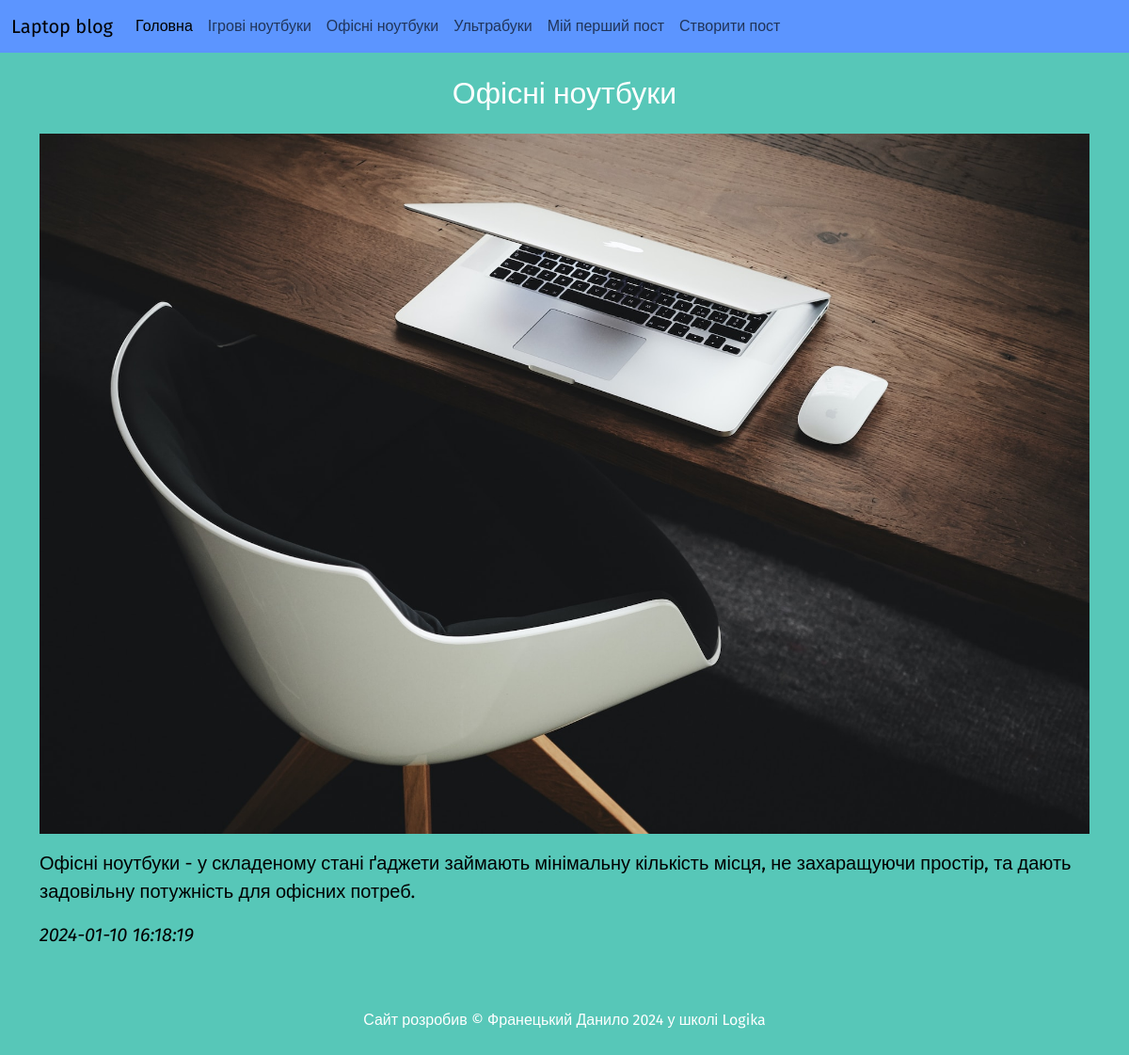
Screenshot of /post/3 with the database file from the repository.
### tables this page shows
CREATE TABLE "categories" (
	"id"	INTEGER,
	"title"	TEXT NOT NULL,
	PRIMARY KEY("id" AUTOINCREMENT)
);

CREATE TABLE "posts" (
	"id"	INTEGER,
	"category_id"	INTEGER,
	"title"	TEXT NOT NULL,
	"text"	TEXT,
	"image"	TEXT,
	"created"	TEXT DEFAULT CURRENT_TIMESTAMP,
	FOREIGN KEY("category_id") REFERENCES "categories"("id"),
	PRIMARY KEY("id" AUTOINCREMENT)
);

### app.py (the view)
@app.route("/post/<post_id>")
def post(post_id):
    categories = db.get_all_categories()
    post = db.get_posts(int(post_id))
    return render_template("post.html", categories = categories, post = post)

### sql_queries.py (called while the page is built)
    def open(self):
        self.conn = sqlite3.connect(self.dbname)
        self.cursor = self.conn.cursor() #створюєм курсор

    def close(self):
        self.cursor.close()
        self.conn.close()

    def get_all_categories(self):
        self.open()
        self.cursor.execute("SELECT * FROM categories")
        data = self.cursor.fetchall()
        self.close()
        return data

    def get_posts(self, post_id):
        self.open()
        self.cursor.execute("SELECT * FROM posts WHERE id=?", [post_id])
        data = self.cursor.fetchone()
        self.close()
        return data

### templates/post.html (shortened to what this page needs)
{% extends 'base.html' %}
{% block content %}
    <div class="container">
        <h2 class="my-4 text-center">{{post[2]}}</h2>
        <img src =  "{{ url_for('static', filename='img/'+ post[4]) }}" class="img-fluid" alt="">
        <p class="my-3">{{post[3] | safe}}</p>
        <p><i>{{post[5]}}</i></p>
    </div>
{% endblock content %}

### templates/menu.html (shortened to what this page needs)
<nav class="navbar navbar-expand-lg"  style="background-color: rgb(92, 149, 255);">
    <div class="container-fluid">
      <a class="navbar-brand" href="#">Laptop blog</a>
      <div class="collapse navbar-collapse" id="navbarSupportedContent">
        <ul class="navbar-nav me-auto mb-2 mb-lg-0">
          <li class="nav-item">
            <a class="nav-link active" aria-current="page" href="{{ url_for('index') }}">Головна</a>
          </li>
          {% for category in categories %}
            <li class="nav-item">
              <a class="nav-link" href="{{ url_for('posts_by_category', category_id = category[0]) }}">{{category[1]}}</a>
            </li>
          {% endfor %}
          <li class="nav-item">
            <a class="nav-link" aria-current="page" href="{{ url_for('newpost')}}">Створити пост</a>
          </li>
      </div>
    </div>
  </nav>

### static/style.css (style rules this page uses)
p { color: rgb(0, 0, 0); font-size: 20px; }
body { background-color: rgb(87, 199, 184); color: white; font-family: "Fira Sans", sans-serif; }

### rows the page displays
categories: title "Ігрові ноутбуки"
categories: title "Офісні ноутбуки"
categories: title "Ультрабуки"
categories: title "Мій перший пост"
posts: title "Офісні ноутбуки", image (picture), text "Офісні ноутбуки - у складеному стані ґаджети займають мінімальну кількість місця, не захаращуючи простір, та дають задовільну потужність для офісних потреб.", created "2024-01-10 16:18:19"
